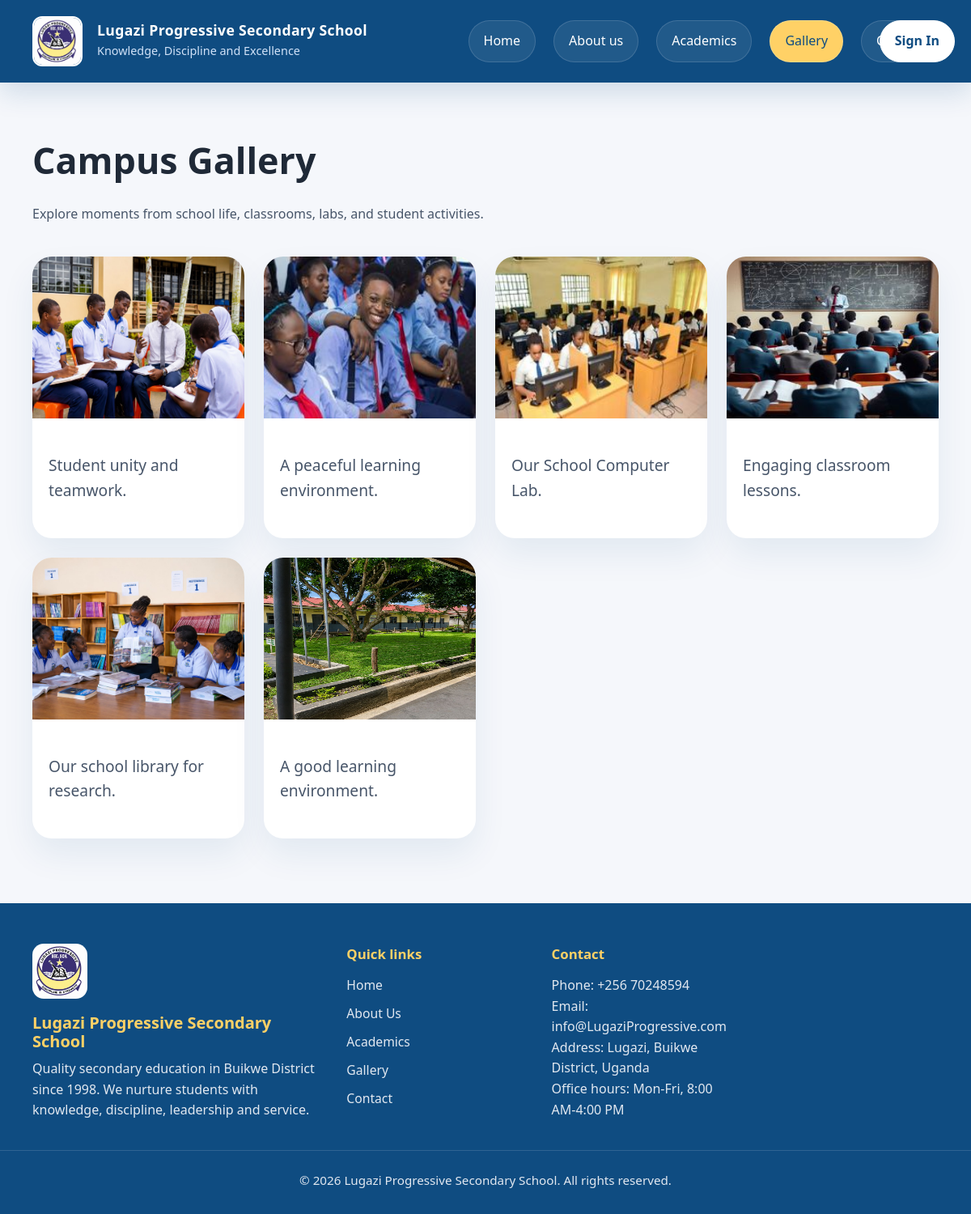
The page /pages/gallery.php on the database its author committed.
### tables this page shows
CREATE TABLE IF NOT EXISTS page_content (
  id INT UNSIGNED AUTO_INCREMENT PRIMARY KEY,
  page_key VARCHAR(40) NOT NULL,
  block_key VARCHAR(80) NOT NULL,
  title VARCHAR(255) NOT NULL DEFAULT '',
  body TEXT NOT NULL,
  UNIQUE KEY page_block (page_key, block_key)
);

CREATE TABLE IF NOT EXISTS gallery_items (
  id INT UNSIGNED AUTO_INCREMENT PRIMARY KEY,
  image_path VARCHAR(500) NOT NULL,
  alt_text VARCHAR(255) NOT NULL,
  caption VARCHAR(255) NOT NULL,
  sort_order INT NOT NULL DEFAULT 0,
  is_published TINYINT(1) NOT NULL DEFAULT 1,
  UNIQUE KEY gallery_image (image_path(191))
);

### includes/database.php (called while the page is built)
<?php
function database(): PDO
{
    static $pdo;
    if ($pdo instanceof PDO) {
        return $pdo;
    }
    $config = require __DIR__ . '/../config/config.php';
    $database = $config['database'];
    $dsn = sprintf(
        'mysql:host=%s;port=%s;dbname=%s;charset=utf8mb4',
        $database['host'],
        $database['port'],
        $database['name']
    );
    $pdo = new PDO($dsn, $database['user'], $database['password'], [
        PDO::ATTR_ERRMODE => PDO::ERRMODE_EXCEPTION,
        PDO::ATTR_DEFAULT_FETCH_MODE => PDO::FETCH_ASSOC,
        PDO::ATTR_EMULATE_PREPARES => false,
    ]);
    return $pdo;
}

### includes/functions.php (called while the page is built, shortened)
<?php
function escape(?string $value): string
{
    return htmlspecialchars($value ?? '', ENT_QUOTES | ENT_SUBSTITUTE, 'UTF-8');
}
function page_content(string $page, string $key): array
{
    static $content;
    if ($content === null) {
        $content = [];
        foreach (database()->query('SELECT page_key, block_key, title, body FROM page_content') as $row) {
            $content[$row['page_key']][$row['block_key']] = $row;
        }
    }
    return $content[$page][$key] ?? ['title' => '', 'body' => ''];
}
function page_rows(string $table): array
{
    $tables = ['programs', 'admissions', 'staff_members', 'news_items', 'academic_courses', 'gallery_items'];
    $publishedOnly = in_array($table, ['news_items', 'gallery_items'], true) ? ' WHERE is_published = 1' : '';
    return database()->query("SELECT * FROM `$table`$publishedOnly ORDER BY sort_order, id")->fetchAll();
}

### pages/gallery.php (the view, shortened to what this page needs)
<?php
$intro = page_content('gallery', 'intro');
$galleryItems = page_rows('gallery_items');
require __DIR__ . '/../components/meta.php';
require __DIR__ . '/../components/header.php';
?>
<main>
  <section class="gallery-page">
    <div class="container">
      <div class="gallery-header">
        <h1><?= escape($intro['title']) ?></h1>
        <p><?= escape($intro['body']) ?></p>
      </div>
      <div class="gallery-grid">
        <?php foreach ($galleryItems as $item): ?>
          <figure>
            <img src="<?= escape($item['image_path']) ?>" alt="<?= escape($item['alt_text']) ?>">
            <figcaption><?= escape($item['caption']) ?></figcaption>
          </figure>
        <?php endforeach; ?>
      </div>
    </div>
  </section>
</main>
<?php require __DIR__ . '/../components/footer.php'; ?>
</body>
</html>

### assets/css/style.css (style rules this page uses)
* { margin: 0; padding: 0; box-sizing: border-box; }
html { scroll-behavior: smooth; }
body { font-family: 'Segoe UI', Tahoma, Geneva, Verdana, sans-serif; line-height: 1.6; color: #1f2937; background: #f5f7fb; }
img { max-width: 100%; display: block; }
.container { width: min(1120px, calc(100% - 40px)); margin: 0 auto; }
body { padding-top: 82px; }
.about-hero, .academics-hero, .contact-page, .gallery-page { padding: 80px 0; }
.about-intro, .academics-intro, .contact-info, .gallery-header { max-width: 720px; margin-bottom: 40px; }
.about-intro h1, .academics-intro h1, .contact-info h1, .gallery-header h1 { font-size: 2.8rem; margin-bottom: 18px; }
.about-intro p, .academics-intro p, .contact-info p, .gallery-header p { color: #475569; font-size: 1rem; }
.about-stats, .school-values, .courses-grid, .gallery-grid, .contact-page { display: grid; gap: 24px; }
.gallery-grid { grid-template-columns: repeat(auto-fit, minmax(240px, 1fr)); }
.gallery-grid figure { background: #fff; border-radius: 24px; overflow: hidden; box-shadow: 0 20px 40px rgba(15, 76, 129, 0.08); overflow: hidden; }
.gallery-grid figcaption { padding: 18px 20px; color: #475569; font-size: 1.2rem; font-weight: 500; margin-top: 25px; margin-bottom: 25px; }
.gallery-grid figure img { overflow: hidden; width: 100%; height: 200px; }

### rows shown on the page
page_content: title "Campus Gallery", body "Explore moments from school life, classrooms, labs, and student activities."
gallery_items: image_path (picture), caption "Student unity and teamwork."
gallery_items: image_path (picture), caption "A peaceful learning environment."
gallery_items: image_path (picture), caption "Our School Computer Lab."
gallery_items: image_path (picture), caption "Engaging classroom lessons."
gallery_items: image_path (picture), caption "Our school library for research."
gallery_items: image_path (picture), caption "A good learning environment."

### other values the page prints
$siteSettings['school_name'] "Lugazi Progressive Secondary School"
$siteSettings['school_slogan'] "Knowledge, Discipline and Excellence"
setting('school_name') "Lugazi Progressive Secondary School"
setting('school_description') "Quality secondary education in Buikwe District since 1998. We nurture students with knowledge, discipline, leadership and service."
setting('phone') "+256 70248594"
setting('email') "info@LugaziProgressive.com"
setting('address') "Lugazi, Buikwe District, Uganda"
setting('office_hours') "Mon-Fri, 8:00 AM-4:00 PM"
